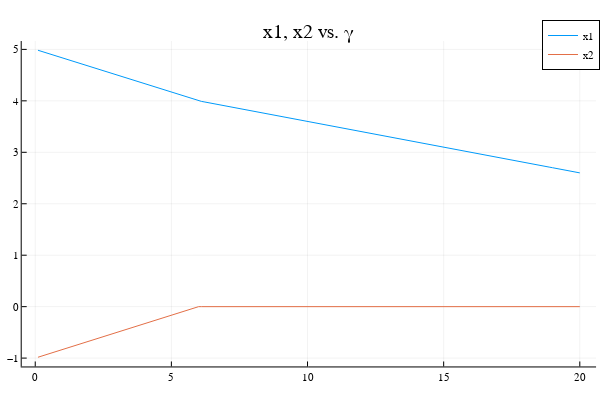

Notebook code cell kept with this figure:
### Code cell
plot((1:max_i)/10, xmat, label = ["x1" "x2"])
title!("x1, x2 vs. γ")

### Figure 1 — Plotly figure (JSON) as saved in the notebook; plotly's stock layout.template omitted (floating-point values rounded to 4 significant figures; data arrays with more than 128 entries replaced by an {"elided": "..."} marker saying what was removed)
{"data": [{"colorbar": {"title": ""}, "legendgroup": "x1", "line": {"color": "rgba(0, 154, 250, 1.000)", "dash": "solid", "shape": "linear", "width": 1}, "mode": "lines", "name": "x1", "showlegend": true, "type": "scatter", "x": {"elided": "200 float values"}, "xaxis": "x", "y": {"elided": "200 float values"}, "yaxis": "y", "zmax": null, "zmin": null}, {"colorbar": {"title": ""}, "legendgroup": "x2", "line": {"color": "rgba(227, 111, 71, 1.000)", "dash": "solid", "shape": "linear", "width": 1}, "mode": "lines", "name": "x2", "showlegend": true, "type": "scatter", "x": {"elided": "200 float values"}, "xaxis": "x", "y": {"elided": "200 float values"}, "yaxis": "y", "zmax": null, "zmin": null}], "layout": {"annotations": [{"font": {"color": "rgba(0, 0, 0, 1.000)", "family": "sans-serif", "size": 20}, "rotation": 0, "showarrow": false, "text": "x1, x2 vs. γ", "x": 0.5148, "xanchor": "center", "xref": "paper", "y": 1, "yanchor": "top", "yref": "paper"}], "height": 400, "legend": {"bgcolor": "rgba(255, 255, 255, 1.000)", "bordercolor": "rgba(0, 0, 0, 1.000)", "borderwidth": 1, "font": {"color": "rgba(0, 0, 0, 1.000)", "family": "sans-serif", "size": 11}, "tracegroupgap": 0, "traceorder": "normal", "x": 1, "xanchor": "auto", "y": 1, "yanchor": "auto"}, "margin": {"b": 20, "l": 0, "r": 0, "t": 20}, "paper_bgcolor": "rgba(255, 255, 255, 1.000)", "plot_bgcolor": "rgba(255, 255, 255, 1.000)", "showlegend": true, "width": 600, "xaxis": {"anchor": "y", "domain": [0.03619, 0.9934], "gridcolor": "rgba(0, 0, 0, 0.100)", "gridwidth": 0.5, "linecolor": "rgba(0, 0, 0, 1.000)", "mirror": false, "range": [-0.497, 20.6], "showgrid": true, "showline": true, "showticklabels": true, "tickangle": 0, "tickcolor": "rgb(0, 0, 0)", "tickfont": {"color": "rgba(0, 0, 0, 1.000)", "family": "sans-serif", "size": 11}, "tickmode": "array", "ticks": "inside", "ticktext": ["0", "5", "10", "15", "20"], "tickvals": [0, 5, 10, 15, 20], "title": "", "titlefont": {"color": "rgba(0, 0, 0, 1.000)", "family": "sans-serif", "size": 15}, "type": "-", "visible": true, "zeroline": false, "zerolinecolor": "rgba(0, 0, 0, 1.000)"}, "yaxis": {"anchor": "x", "domain": [0.03762, 0.9415], "gridcolor": "rgba(0, 0, 0, 0.100)", "gridwidth": 0.5, "linecolor": "rgba(0, 0, 0, 1.000)", "mirror": false, "range": [-1.162, 5.162], "showgrid": true, "showline": true, "showticklabels": true, "tickangle": 0, "tickcolor": "rgb(0, 0, 0)", "tickfont": {"color": "rgba(0, 0, 0, 1.000)", "family": "sans-serif", "size": 11}, "tickmode": "array", "ticks": "inside", "ticktext": ["−1", "0", "1", "2", "3", "4", "5"], "tickvals": [-1, 0, 1, 2, 3, 4, 5], "title": "", "titlefont": {"color": "rgba(0, 0, 0, 1.000)", "family": "sans-serif", "size": 15}, "type": "-", "visible": true, "zeroline": false, "zerolinecolor": "rgba(0, 0, 0, 1.000)"}}}
